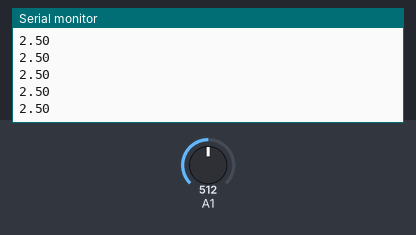
A sketch run on a simulated Arduino Uno, built with avr-gcc and run on an emulated ATmega328P. On the bench: the last lines printed to the serial monitor. Inputs (shaded band) come from the test bench; at power-on: A1 = 512.

Above: at 1.2 s.
1.3 s: A1 set to 716
At 2.1 s:
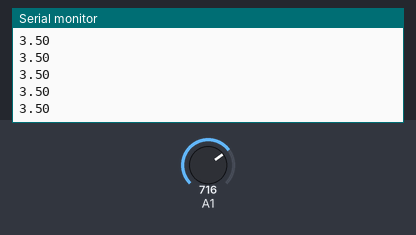
2.8 s: A1 set to 900
At 3.5 s:
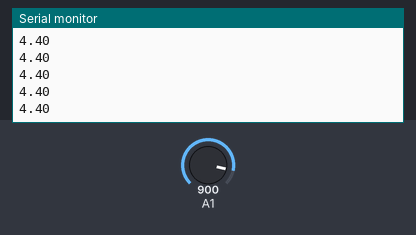
Timing chart, 0 to 5.8 s (numbered marks = the images above; inputs shaded):
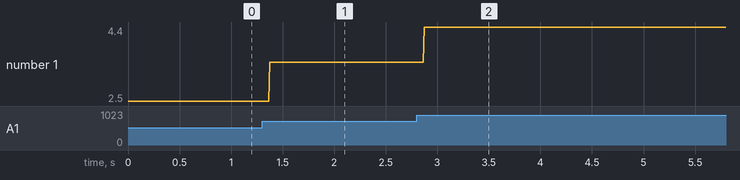

Measured:
- after the input at 1.3 s, the serial monitor: prints a new line after 0.07 s (image 1)
- after the input at 2.8 s, the serial monitor: prints a new line after 0.07 s (image 2)
- plotted number 1: 2.5 → 3.5 after the input at 1.3 s, 3.5 → 4.4 after the input at 2.8 s

The sketch:

receiver.ino
```cpp
void setup()
{
 Serial.begin(9600);
}

void loop()
{
  int rcvd = analogRead(A1);
  float volt = rcvd * (5.0/1023.0);
  Serial.println(volt);
}
```
